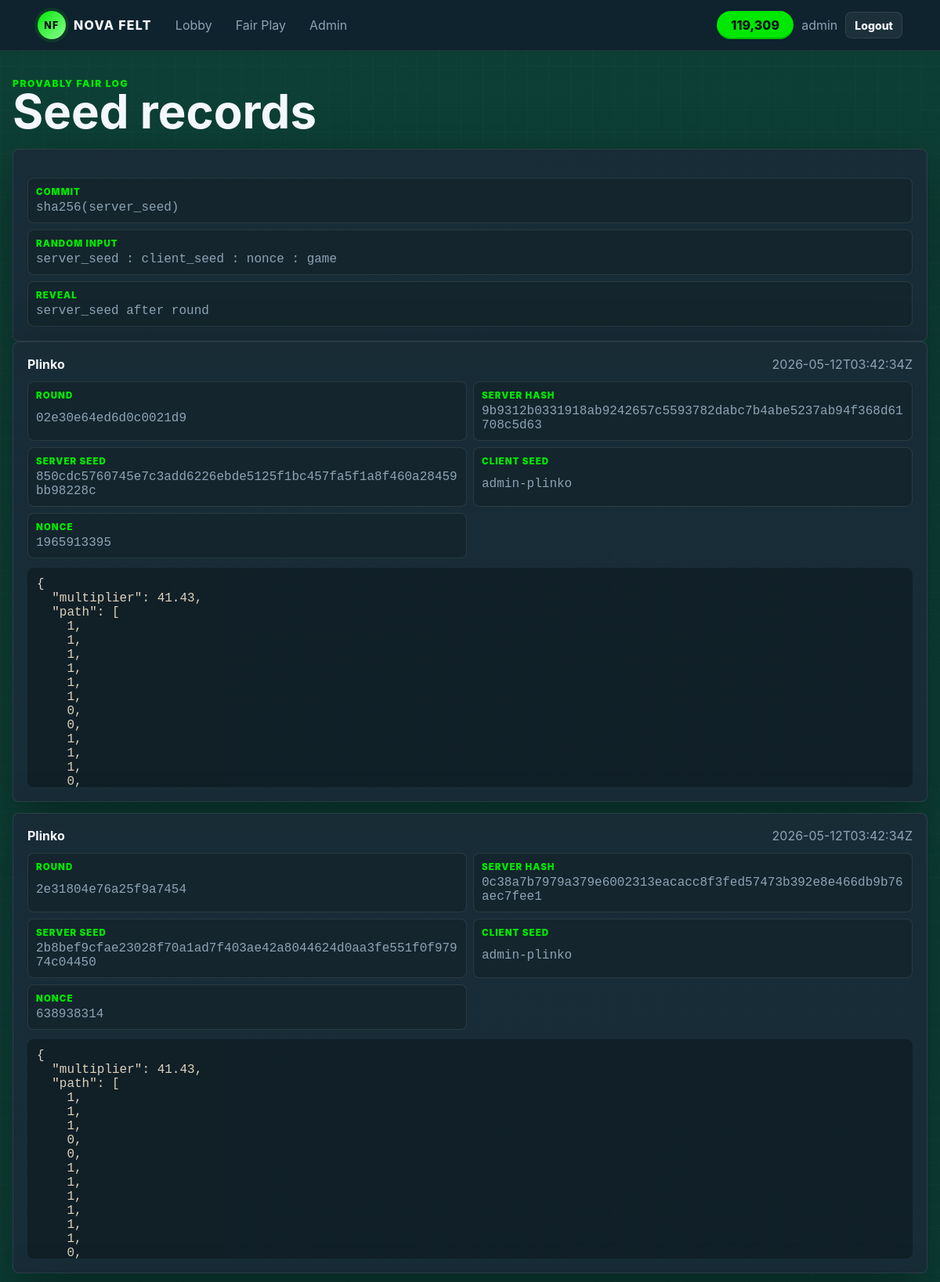
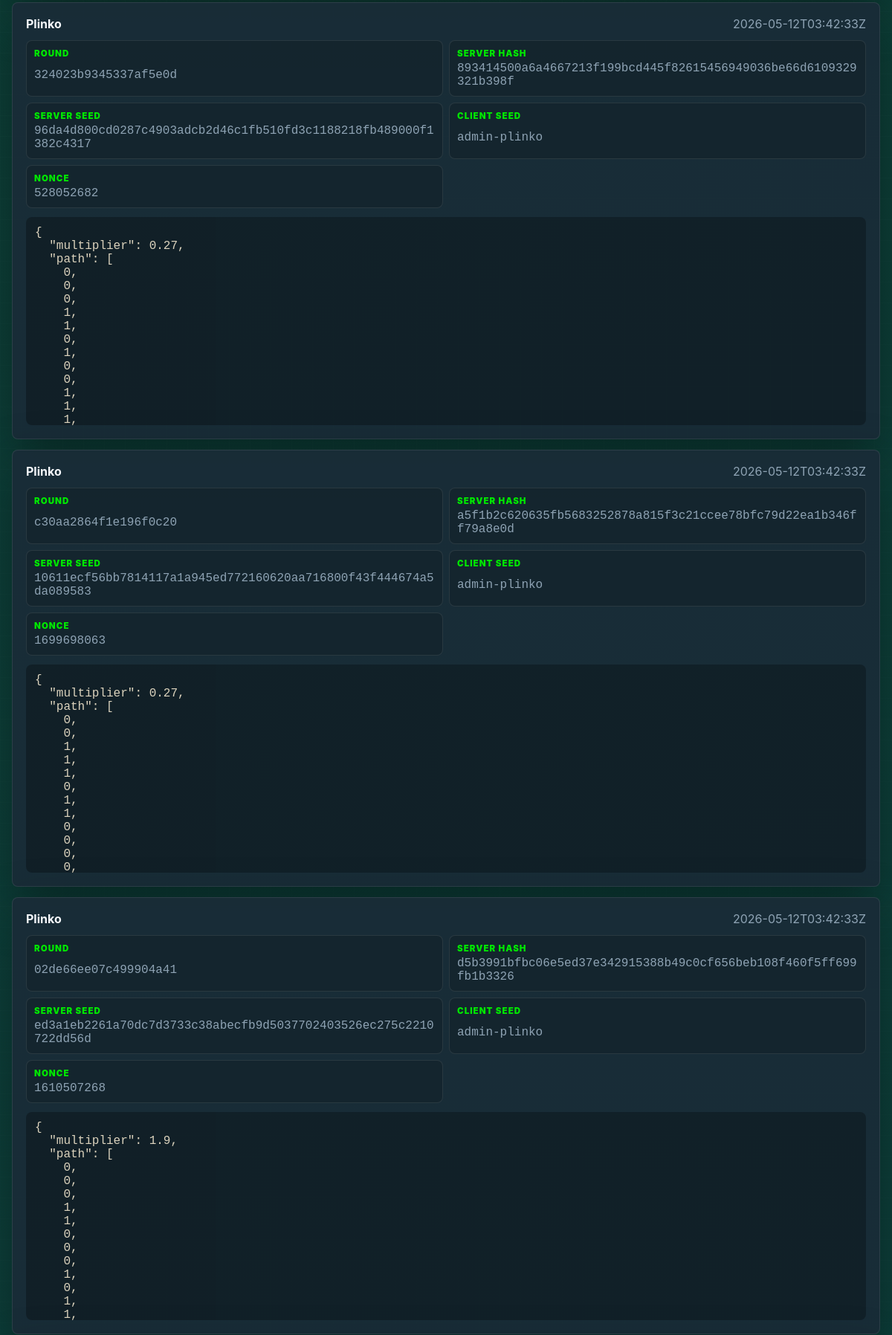
/fairness (signed in, upper part), run on the app's committed database (2 pictures, top to bottom).
### tables this page shows
CREATE TABLE users (
            id INTEGER PRIMARY KEY AUTOINCREMENT,
            username TEXT UNIQUE NOT NULL,
            password_hash TEXT NOT NULL,
            role TEXT NOT NULL DEFAULT 'user',
            balance INTEGER NOT NULL DEFAULT 0,
            disabled INTEGER NOT NULL DEFAULT 0,
            created_at TEXT NOT NULL
        );

CREATE TABLE fair_rounds (
            id TEXT PRIMARY KEY,
            game TEXT NOT NULL,
            server_seed_hash TEXT NOT NULL,
            server_seed TEXT NOT NULL,
            client_seed TEXT NOT NULL,
            nonce INTEGER NOT NULL,
            result_json TEXT NOT NULL,
            created_at TEXT NOT NULL
        );

### app.py (the view)
@app.route("/fairness")
@login_required
def fairness():
    rounds = get_db().execute(
        "SELECT * FROM fair_rounds ORDER BY created_at DESC LIMIT 100"
    ).fetchall()
    return render_template("fairness.html", rounds=rounds)

### app.py (called while the page is built)
def get_db():
    if "db" not in g:
        g.db = sqlite3.connect(DB_PATH)
        g.db.row_factory = sqlite3.Row
    return g.db

@app.before_request
def load_current_user():
    g.user = None
    user_id = session.get("user_id")
    if user_id is not None:
        g.user = get_db().execute("SELECT * FROM users WHERE id = ?", (user_id,)).fetchone()
        if g.user is None or g.user["disabled"]:
            session.clear()
            g.user = None

@app.context_processor
def inject_globals():
    stats_page = GAME_STATS_ENDPOINTS.get(request.endpoint)
    return {
        "current_user": g.get("user"),
        "format_chips": format_chips,
        "stats_game": stats_page[0] if stats_page else None,
        "stats_game_label": stats_page[1] if stats_page else None,
    }

def format_chips(value):
    try:
        return f"{int(value):,}"
    except (TypeError, ValueError):
        return "0"

def login_required(view):
    @wraps(view)
    def wrapped(*args, **kwargs):
        if g.user is None:
            return redirect(url_for("login", next=request.path))
        return view(*args, **kwargs)
    return wrapped

@app.template_filter("json_loads")
def json_loads_filter(value):
    try:
        return json.loads(value)
    except (TypeError, json.JSONDecodeError):
        return {}

### templates/fairness.html (shortened to what this page needs)
{% extends "base.html" %}
{% block content %}
<section class="page-heading">
    <div>
        <div class="section-kicker">Provably fair log</div>
        <h1>Seed records</h1>
    </div>
</section>
<section class="panel">
    <div class="fair-method">
        <div>
            <span>Commit</span>
            <code>sha256(server_seed)</code>
        </div>
        <div>
            <span>Random input</span>
            <code>server_seed : client_seed : nonce : game</code>
        </div>
        <div>
            <span>Reveal</span>
            <code>server_seed after round</code>
        </div>
    </div>
</section>
<section class="fair-list">
    {% for round in rounds %}
        {% set result = round.result_json|json_loads %}
        <article class="fair-record">
            <div class="fair-record-top">
                <strong>{{ round.game.replace('_', ' ').title() }}</strong>
                <span>{{ round.created_at }}</span>
            </div>
            <div class="fair-grid">
                <div><span>Round</span><code>{{ round.id }}</code></div>
                <div><span>Server hash</span><code>{{ round.server_seed_hash }}</code></div>
                <div><span>Server seed</span><code>{{ round.server_seed }}</code></div>
                <div><span>Client seed</span><code>{{ round.client_seed }}</code></div>
                <div><span>Nonce</span><code>{{ round.nonce }}</code></div>
            </div>
            <pre>{{ result|tojson(indent=2) }}</pre>
        </article>
    {% else %}
        <div class="panel empty-row">No completed rounds yet.</div>
    {% endfor %}
</section>
{% endblock %}

### templates/base.html (shortened to what this page needs)
<!doctype html>
<html lang="en">
<head>
    <link rel="stylesheet" href="{{ url_for('static', filename='styles.css') }}">
</head>
<body>
    <header class="topbar">
        <a class="brand" href="{{ url_for('lobby') if current_user else url_for('login') }}">
            <span class="brand-mark">NF</span>
            <span>Nova Felt</span>
        </a>
        <nav class="nav-links">
            {% if current_user %}
                <a href="{{ url_for('lobby') }}">Lobby</a>
                <a href="{{ url_for('fairness') }}">Fair Play</a>
                {% if current_user.role == 'admin' %}
                    <a href="{{ url_for('admin') }}">Admin</a>
                {% endif %}
            {% endif %}
        </nav>
        <div class="account-strip">
            {% if current_user %}
                <span class="chip-balance">{{ format_chips(current_user.balance) }}</span>
                <span class="username">{{ current_user.username }}</span>
                <a class="button ghost small" href="{{ url_for('logout') }}">Logout</a>
            {% else %}
                <a class="button ghost small" href="{{ url_for('login') }}">Login</a>
            {% endif %}
        </div>
    </header>
    <main class="page-shell">
        {% block content %}{% endblock %}
    </main>
</body>
</html>

### static/styles.css (style rules this page uses)
:root { --ink: #f4f7fb; --muted: #8ea3b4; --page: #0f1720; --panel: rgba(26, 44, 56, 0.94); --panel-strong: #213743; --felt: #00a86b; --felt-deep: #123242; --wine: #721b32; --gold: #00e701; --amber: #1fff7a; --red: #fe2247; --black: #071018; --cyan: #00b7ff; --line: rgba(255, 255, 255, 0.09); --shadow: 0 24px 70px rgba(0, 0, 0, 0.36); }
* { box-sizing: border-box; }
html { min-height: 100%; background: var(--page); }
body { margin: 0; min-height: 100vh; color: var(--ink); font-family: Inter, ui-sans-serif, system-ui, -apple-system, BlinkMacSystemFont, "Segoe UI", sans-serif; background: radial-gradient(circle at 18% 0%, rgba(0, 231, 1, 0.11), transparent 32%), radial-gradient(circle at 85% 12%, rgba(0, 183, 255, 0.12), transparent 28%), linear-gradient(180deg, #0f212e 0%, #0b141d 100%); letter-spacing: 0; }
a { color: inherit; text-decoration: none; }
code, pre { font-family: "SFMono-Regular", Consolas, "Liberation Mono", monospace; }
.topbar { position: sticky; top: 0; z-index: 20; display: grid; grid-template-columns: auto 1fr auto; gap: 20px; align-items: center; padding: 14px clamp(16px, 4vw, 48px); background: rgba(15, 33, 46, 0.9); border-bottom: 1px solid var(--line); backdrop-filter: blur(18px); }
.brand, .nav-links, .account-strip { display: flex; align-items: center; }
.brand { gap: 10px; font-weight: 800; letter-spacing: 0.08em; text-transform: uppercase; }
.brand-mark { display: grid; width: 36px; height: 36px; place-items: center; color: #071018; background: linear-gradient(135deg, var(--gold), #8dff94); border-radius: 50%; box-shadow: 0 0 0 4px rgba(0, 231, 1, 0.12); font-size: 0.78rem; }
.nav-links { gap: 10px; }
.nav-links a { color: var(--muted); padding: 8px 10px; border-radius: 8px; }
.account-strip { justify-content: flex-end; gap: 10px; }
.chip-balance { min-width: 98px; padding: 8px 12px; color: #071018; background: var(--gold); border-radius: 999px; text-align: center; font-weight: 800; box-shadow: inset 0 -2px 0 rgba(0, 0, 0, 0.18); }
.username { color: var(--muted); }
.page-shell { position: relative; width: min(1220px, calc(100% - 32px)); margin: 0 auto; padding: 34px 0 70px; }
.button { display: inline-flex; min-height: 40px; align-items: center; justify-content: center; gap: 8px; padding: 10px 16px; border: 1px solid transparent; border-radius: 8px; cursor: pointer; font-weight: 800; transition: transform 160ms ease, border-color 160ms ease, background 160ms ease; }
.button.ghost { color: var(--ink); background: rgba(255, 255, 255, 0.06); border-color: var(--line); }
.button.small { min-height: 34px; padding: 7px 11px; font-size: 0.88rem; }
.section-kicker { color: var(--gold); font-size: 0.76rem; font-weight: 900; letter-spacing: 0.12em; text-transform: uppercase; }
h1, h2, h3, p { margin-top: 0; }
h1 { margin-bottom: 12px; font-size: clamp(2.1rem, 5vw, 4.8rem); line-height: 0.96; }
.auth-panel, .panel, .bet-panel, .admin-user, .fair-record { border: 1px solid var(--line); background: var(--panel); border-radius: 8px; box-shadow: var(--shadow); }
.panel, .fair-record { padding: 18px; }
.panel-heading, .table-header, .online-head, .fair-record-top, .admin-user-head { display: flex; align-items: center; justify-content: space-between; gap: 14px; }
.panel-heading h2, .table-header h1, .online-head h1, .page-heading h1 { margin-bottom: 0; }
.compact-table, .ledger, .fair-grid { display: grid; gap: 8px; }
.page-heading { margin-bottom: 18px; }
.fair-box, .fair-method { display: grid; gap: 8px; margin-top: 18px; }
.fair-box > div, .fair-method > div, .fair-grid > div { display: grid; gap: 4px; padding: 10px; overflow: hidden; border: 1px solid var(--line); border-radius: 8px; background: rgba(0, 0, 0, 0.16); }
.fair-box span, .fair-method span, .fair-grid span { color: var(--gold); font-size: 0.72rem; font-weight: 900; letter-spacing: 0.09em; text-transform: uppercase; }
.fair-box code, .fair-method code, .fair-grid code { color: var(--muted); word-break: break-all; }
.fair-list { display: grid; gap: 14px; }
.fair-record-top { margin-bottom: 12px; }
.fair-record-top span { color: var(--muted); }
.fair-grid { grid-template-columns: repeat(2, minmax(0, 1fr)); }
.fair-record pre { max-height: 280px; margin: 12px 0 0; overflow: auto; padding: 12px; color: #dcd3bd; background: rgba(0, 0, 0, 0.28); border-radius: 8px; }

### data on the page
users: balance "119,309", username "admin"
fair_rounds: game.replace "Plinko", created_at "2026-05-12T03:42:34Z", id "02e30e64ed6d0c0021d9", server_seed_hash "9b9312b0331918ab9242657c5593782dabc7b4abe5237ab94f368d61708c5d63", server_seed "850cdc5760745e7c3add6226ebde5125f1bc457fa5f1a8f460a28459bb98228c", client_seed "admin-plinko", nonce "1965913395", result "{ \"multiplier\": 41.43, \"path\": [ 1, 1, 1, 1, 1, 1, 0, 0, 1, 1, 1, 0,…"
fair_rounds: game.replace "Plinko", created_at "2026-05-12T03:42:34Z", id "2e31804e76a25f9a7454", server_seed_hash "0c38a7b7979a379e6002313eacacc8f3fed57473b392e8e466db9b76aec7fee1", server_seed "2b8bef9cfae23028f70a1ad7f403ae42a8044624d0aa3fe551f0f97974c04450", client_seed "admin-plinko", nonce "638938314", result "{ \"multiplier\": 41.43, \"path\": [ 1, 1, 1, 0, 0, 1, 1, 1, 1, 1, 1, 0,…"
fair_rounds: game.replace "Plinko", created_at "2026-05-12T03:42:33Z", id "324023b9345337af5e0d", server_seed_hash "893414500a6a4667213f199bcd445f82615456949036be66d6109329321b398f", server_seed "96da4d800cd0287c4903adcb2d46c1fb510fd3c1188218fb489000f1382c4317", client_seed "admin-plinko", nonce "528052682", result "{ \"multiplier\": 0.27, \"path\": [ 0, 0, 0, 1, 1, 0, 1, 0, 0, 1, 1, 1,…"
fair_rounds: game.replace "Plinko", created_at "2026-05-12T03:42:33Z", id "c30aa2864f1e196f0c20", server_seed_hash "a5f1b2c620635fb5683252878a815f3c21ccee78bfc79d22ea1b346ff79a8e0d", server_seed "10611ecf56bb7814117a1a945ed772160620aa716800f43f444674a5da089583", client_seed "admin-plinko", nonce "1699698063", result "{ \"multiplier\": 0.27, \"path\": [ 0, 0, 1, 1, 1, 0, 1, 1, 0, 0, 0, 0,…"
fair_rounds: game.replace "Plinko", created_at "2026-05-12T03:42:33Z", id "02de66ee07c499904a41", server_seed_hash "d5b3991bfbc06e5ed37e342915388b49c0cf656beb108f460f5ff699fb1b3326", server_seed "ed3a1eb2261a70dc7d3733c38abecfb9d5037702403526ec275c2210722dd56d", client_seed "admin-plinko", nonce "1610507268", result "{ \"multiplier\": 1.9, \"path\": [ 0, 0, 0, 1, 1, 0, 0, 0, 1, 0, 1, 1,…"
